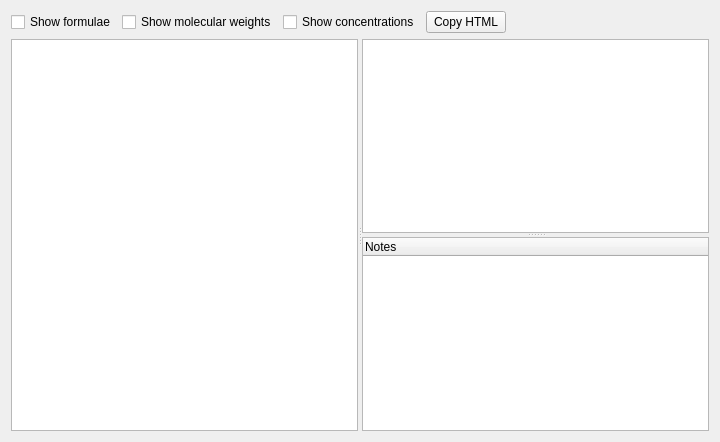
<?xml version="1.0" encoding="UTF-8"?>
<ui version="4.0">
 <class>recipeEditor</class>
 <widget class="QWidget" name="recipeEditor">
  <property name="geometry">
   <rect>
    <x>0</x>
    <y>0</y>
    <width>720</width>
    <height>442</height>
   </rect>
  </property>
  <property name="windowTitle">
   <string>Form</string>
  </property>
  <layout class="QGridLayout" name="gridLayout">
   <item row="0" column="0">
    <layout class="QHBoxLayout" name="horizontalLayout">
     <item>
      <widget class="QCheckBox" name="showFormulaeCheck">
       <property name="text">
        <string>Show formulae</string>
       </property>
      </widget>
     </item>
     <item>
      <widget class="QCheckBox" name="showMWCheck">
       <property name="text">
        <string>Show molecular weights</string>
       </property>
      </widget>
     </item>
     <item>
      <widget class="QCheckBox" name="showConcentrationCheck">
       <property name="text">
        <string>Show concentrations</string>
       </property>
      </widget>
     </item>
     <item>
      <widget class="QPushButton" name="copyHtmlBtn">
       <property name="text">
        <string>Copy HTML</string>
       </property>
      </widget>
     </item>
     <item>
      <spacer name="horizontalSpacer">
       <property name="orientation">
        <enum>Qt::Horizontal</enum>
       </property>
       <property name="sizeHint" stdset="0">
        <size>
         <width>40</width>
         <height>20</height>
        </size>
       </property>
      </spacer>
     </item>
    </layout>
   </item>
   <item row="1" column="0">
    <widget class="QSplitter" name="hsplitter">
     <property name="orientation">
      <enum>Qt::Horizontal</enum>
     </property>
     <widget class="TreeWidget" name="recipeSetList">
      <property name="verticalScrollMode">
       <enum>QAbstractItemView::ScrollPerPixel</enum>
      </property>
      <property name="headerHidden">
       <bool>true</bool>
      </property>
      <column>
       <property name="text">
        <string notr="true">1</string>
       </property>
      </column>
     </widget>
     <widget class="QSplitter" name="vsplitter">
      <property name="orientation">
       <enum>Qt::Vertical</enum>
      </property>
      <widget class="QTableWidget" name="recipeTable">
       <property name="verticalScrollMode">
        <enum>QAbstractItemView::ScrollPerPixel</enum>
       </property>
      </widget>
      <widget class="TreeWidget" name="notesTree">
       <column>
        <property name="text">
         <string>Notes</string>
        </property>
       </column>
      </widget>
     </widget>
    </widget>
   </item>
  </layout>
 </widget>
 <customwidgets>
  <customwidget>
   <class>TreeWidget</class>
   <extends>QTreeWidget</extends>
   <header>pyqtgraph</header>
  </customwidget>
 </customwidgets>
 <resources/>
 <connections/>
</ui>
